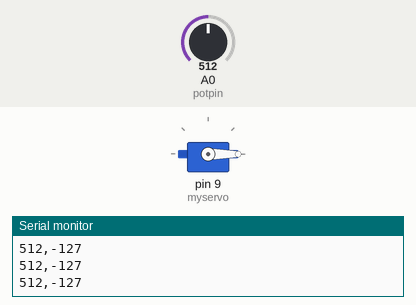
This sketch was run on a simulated Arduino Uno, built with avr-gcc and run on an emulated ATmega328P. On the bench: servo, the last lines printed to the serial monitor. The test bench sets the inputs (shaded band); at power-on: A0 (potpin) = 512.

Above: at 1.2 s.
1.3 s: A0 (potpin) set to 122
At 2.3 s:
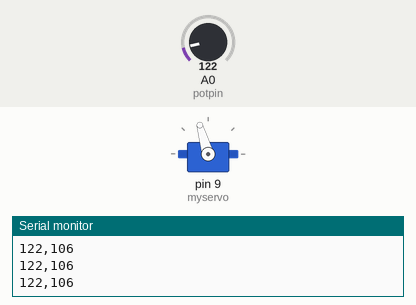
2.8 s: A0 (potpin) set to 0
At 3.3 s:
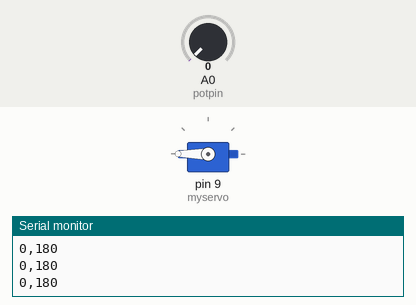
4.3 s: A0 (potpin) set to 306
At 5.4 s:
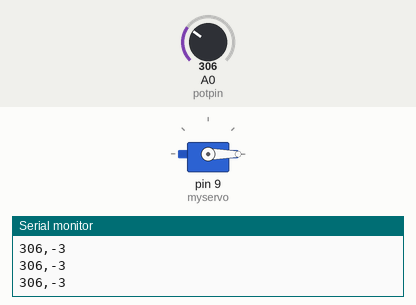
Timing chart, 0 to 7.3 s (numbered marks = the images above; inputs shaded):
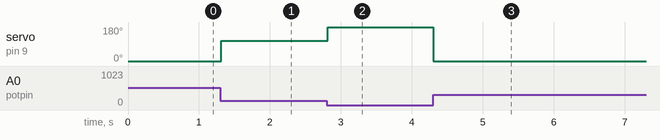

Measured:
- after the input at 1.3 s, servo on pin 9 (myservo): 0° → 106° at once
- after the input at 2.8 s, servo on pin 9 (myservo): 106° → 180° at once
- after the input at 4.3 s, servo on pin 9 (myservo): 180° → 0° at once

The sketch:

Lightsensor.ino
```cpp
/*
 Controlling a servo position using a potentiometer (variable resistor)
 by Michal Rinott <http://people.interaction-ivrea.it/m.rinott>

 modified on 8 Nov 2013
 by Scott Fitzgerald
 http://www.arduino.cc/en/Tutorial/Knob
*/

#include <Servo.h>

Servo myservo;  // create servo object to control a servo

int potpin = 0;  // analog pin used to connect the potentiometer
int light;    // variable to read the value from the analog pin
int angle;

void setup() {
  myservo.attach(9);  // attaches the servo on pin 9 to the servo object
  Serial.begin(9600);
}

void loop() {
  light = analogRead(potpin);// reads the value of the potentiometer (value between 0 and 1023)
  angle = map(light, 300, 0, 0, 180);     // scale it to use it with the servo (value between 0 and 180)
  myservo.write(angle); // sets the servo position according to the scaled value
  Serial.print(light);
  Serial.print(',');
  Serial.println(angle);
  delay(30);                           // waits for the servo to get there
}
```
